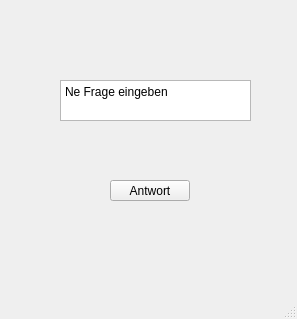
<?xml version="1.0" encoding="UTF-8"?>
<ui version="4.0">
 <class>MainWindow</class>
 <widget class="QMainWindow" name="MainWindow">
  <property name="geometry">
   <rect>
    <x>0</x>
    <y>0</y>
    <width>297</width>
    <height>319</height>
   </rect>
  </property>
  <property name="windowTitle">
   <string>MainWindow</string>
  </property>
  <widget class="QWidget" name="centralwidget">
   <widget class="QPushButton" name="pushButton">
    <property name="geometry">
     <rect>
      <x>110</x>
      <y>180</y>
      <width>80</width>
      <height>21</height>
     </rect>
    </property>
    <property name="text">
     <string>Antwort</string>
    </property>
   </widget>
   <widget class="QPlainTextEdit" name="plainTextEdit">
    <property name="geometry">
     <rect>
      <x>60</x>
      <y>80</y>
      <width>191</width>
      <height>41</height>
     </rect>
    </property>
    <property name="plainText">
     <string>Ne Frage eingeben</string>
    </property>
   </widget>
  </widget>
  <widget class="QStatusBar" name="statusbar"/>
 </widget>
 <resources/>
 <connections/>
</ui>
